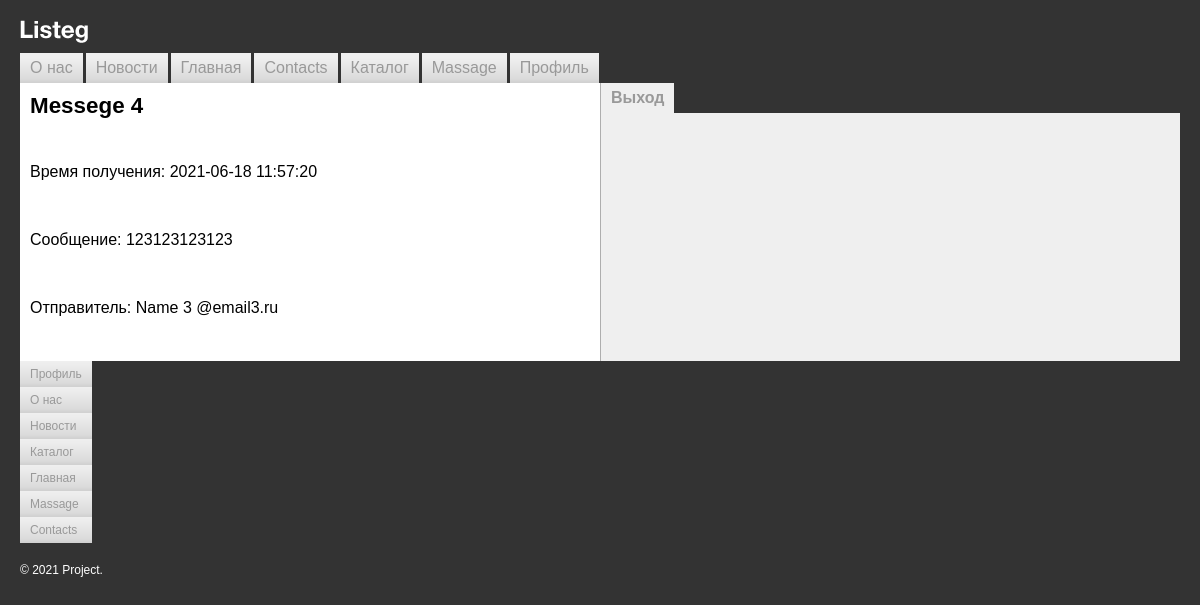
Page /route/Posts/write/?68 (signed in) on the committed database.
### tables this page shows
CREATE TABLE `message` (
  `id` int NOT NULL AUTO_INCREMENT,
  `report` varchar(1000) DEFAULT NULL,
  `header` varchar(255) NOT NULL,
  `date_time` datetime NOT NULL,
  `sender_id` int NOT NULL,
  `addressee_id` int NOT NULL,
  `section_id` int NOT NULL,
  `is_reading` tinyint NOT NULL,
  PRIMARY KEY (`id`),
  KEY `message_users_fk_idx` (`sender_id`,`addressee_id`),
  KEY `s_idx` (`addressee_id`),
  KEY `messege_sections_fk_idx` (`section_id`),
  CONSTRAINT `addressee_user_fk` FOREIGN KEY (`addressee_id`) REFERENCES `users` (`id`),
  CONSTRAINT `messege_sections_fk` FOREIGN KEY (`section_id`) REFERENCES `sections` (`id`),
  CONSTRAINT `sender_users_fk` FOREIGN KEY (`sender_id`) REFERENCES `users` (`id`)
);

CREATE TABLE `users` (
  `id` int NOT NULL AUTO_INCREMENT,
  `login` varchar(255) NOT NULL,
  `password` varchar(255) NOT NULL,
  `name` varchar(255) NOT NULL,
  `email` varchar(255) NOT NULL,
  `phone` varchar(255) NOT NULL,
  `activity` tinyint NOT NULL,
  `consent_to_receive_email_notifications` tinyint NOT NULL,
  PRIMARY KEY (`id`)
);

### include/success.php (called while the page is built, shortened)
<?php
$success = false;
$serverName = 'localhost';
$userName = 'root';
$userPassword = '123123';
$dbName = 'mysql';
$connection = mysqli_connect($serverName, $userName, $userPassword, $dbName);
if (mysqli_connect_errno()) {
	echo mysqli_error($connection);
} else {
	$result = mysqli_query($connection, "select login, password from lessons.users");
	while($row = mysqli_fetch_assoc($result)) {
		$logins[] = $row;
	}
}
foreach($logins as $key) {
	if (!empty ($_SESSION)) {
		if ($_SESSION['login'] == $key['login'] and $_SESSION['password'] == $key['password']) {
			$success = true;
		} else {
			$success = false;
		}
	}
	if ($success) {
		return $success;
		break;
	}
}
?>

### route/Posts/write/index.php (the view, shortened to what this page needs)
<?php
include $_SERVER['DOCUMENT_ROOT'] . '/include/success.php';
function profile($connection) {
	$arrKeys = array_keys($_GET);
	if (mysqli_connect_errno()) {
		echo mysqli_error($connection);
	} else {
		$result = mysqli_query($connection,
		"SELECT m.*,u.name AS sender_name, u.email AS sender_email  FROM lessons.message AS m
		LEFT JOIN lessons.users AS u ON u.id = m.sender_id;");
		while($row = mysqli_fetch_assoc($result)) {
			if($row['id'] == $arrKeys[0]){
				$header = $row['header'];
				$date = $row['date_time'];
				$text = $row['report'];
				$senderName = $row['sender_name'];
				$senderMail = $row['sender_email'];
			}
		}
	}
	echo '<h1>'. $header .'</h1><br>';
	echo '<p> Время получения: '. $date . '</p><br>';
	echo '<p> Сообщение: '. $text . '</p><br>';
	echo '<p> Отправитель: '. $senderName . "          " . $senderMail .'</p><br>';
}
include $_SERVER['DOCUMENT_ROOT'] . '/templates /header.php';
?>
	<table width="100%" border="0" cellspacing="0" cellpadding="0">
    	<tr>
        	<td class="left-collum-index">
				<p><?=profile($connection)?><p>
			</td>
            <td class="right-collum-index">
				<div  class="project-folders-menu">
					<ul class="project-folders-v">
    					<?=Authorization()?>
				    <div class="clearfix"></div>
				</div>
			</td>
        </tr>
    </table>
<?include $_SERVER['DOCUMENT_ROOT'] . './templates /footer.php'?>

### styles.css (style rules this page uses)
body { background: #333333; padding: 20px; margin: 0; color: #000000; font-family: Arial, Helvetica, sans-serif; font-size: 12px; }
div { border: none; font-size: 1em; }
tr td { font-size: 1em; border: none; }
.clearfix::after { content: ""; display: table; clear: both; }
.left-collum-index { background: #ffffff; margin: 0; padding: 10px; width: 50%; vertical-align: top; }
.left-collum-index h1 { font-size: 1.4em; color: #000000; margin: 0 0 10px 0; }
.right-collum-index { background: #efefef; margin: 0; padding: 0; width: 50%; border-left: solid 1px #aeaeae; vertical-align: top; }
.project-folders-menu { background: #333333; margin: 0 0 10px 0; padding: 0 10px 0 0; }
.project-folders-v { margin: 0; padding: 0; }

### rows in the picture
message: header "Messege 4", date_time "2021-06-18 11:57:20", report "123123123123"
users: name "Name 3", email "@email3.ru"

### other values in the picture
$key["title"] "О нас"
$key["title"] "Новости"
$key["title"] "Главная"
$key["title"] "Contacts"
$key["title"] "Каталог"
$key["title"] "Massage"
$key["title"] "Профиль"
